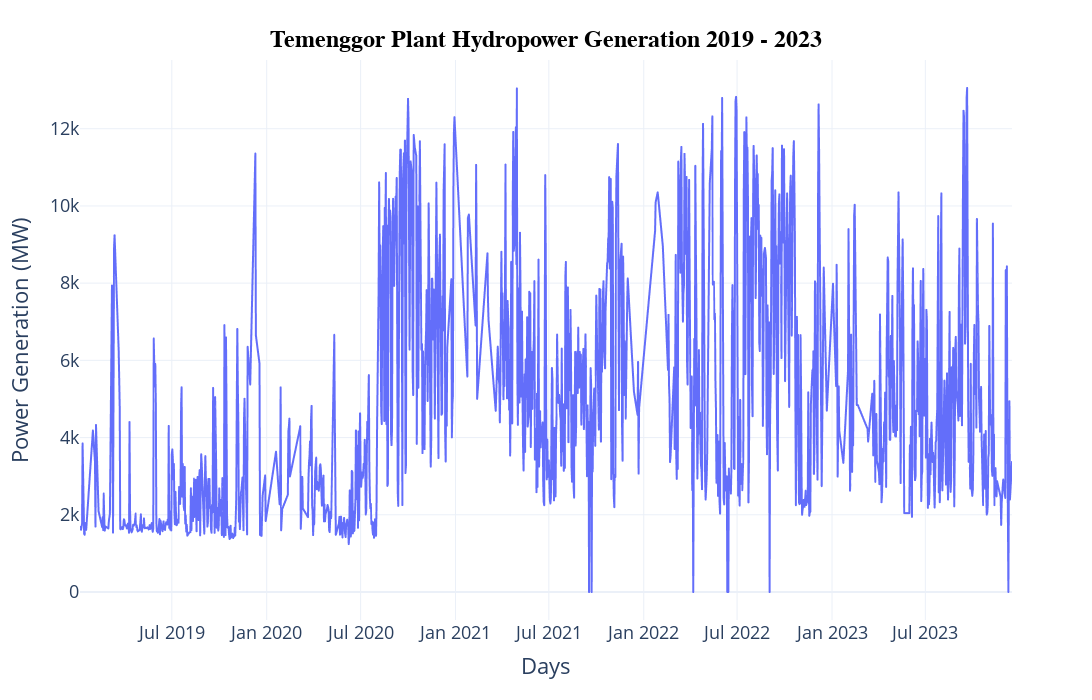

The cell this chart's notebook holds for it:
### Markdown cell above
# =================================
# Exploratory Data Analysis (EDA)
# =================================

### Code cell
# Create the plot using Plotly Express
pwr_line = px.line(df_no_outliers_5, x = 'Day',y='Power Generation (MW)')

# Customize the layout
pwr_line.update_layout(
    xaxis_title='Days',
    yaxis_title='Power Generation (MW)',
    font=dict(size=18),
    width = 2000,
    height=700,
    template='plotly_white',  # Similar to seaborn's 'whitegrid' style
    title={
        'text': f'Temenggor Plant Hydropower Generation 2019 - 2023',
        'x': 0.5,  # Center the title
        'xanchor': 'center',
        'yanchor': 'top',
        'font': {'size': 24, 'family': 'Arial, sans-serif', 'color': 'black', 'weight': 'bold'}
    }  # Center the title
)

# Display the plot
pwr_line.show()

### Figure 1 — Plotly figure (JSON) as saved in the notebook; plotly's stock layout.template omitted (floating-point values rounded to 4 significant figures; data arrays with more than 128 entries replaced by an {"elided": "..."} marker saying what was removed)
{"data": [{"hovertemplate": "Day=%{x}<br>Power Generation (MW)=%{y}<extra></extra>", "legendgroup": "", "line": {"color": "#636efa", "dash": "solid"}, "marker": {"symbol": "circle"}, "mode": "lines", "name": "", "showlegend": false, "type": "scattergl", "x": {"elided": "1262 str values"}, "xaxis": "x", "y": {"elided": "1262 int values"}, "yaxis": "y"}], "layout": {"font": {"size": 18}, "height": 700, "legend": {"tracegroupgap": 0}, "margin": {"t": 60}, "title": {"font": {"color": "black", "family": "Arial, sans-serif", "size": 24, "weight": "bold"}, "text": "Temenggor Plant Hydropower Generation 2019 - 2023", "x": 0.5, "xanchor": "center", "yanchor": "top"}, "width": 2000, "xaxis": {"anchor": "y", "domain": [0, 1], "title": {"text": "Days"}}, "yaxis": {"anchor": "x", "domain": [0, 1], "title": {"text": "Power Generation (MW)"}}}}
